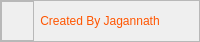
        <widget class="QFrame" name="credits_bar_2">
         <property name="maximumSize">
          <size>
           <width>16777215</width>
           <height>40</height>
          </size>
         </property>
         <property name="styleSheet">
          <string notr="true">background-color: none;</string>
         </property>
         <property name="frameShape">
          <enum>QFrame::StyledPanel</enum>
         </property>
         <property name="frameShadow">
          <enum>QFrame::Raised</enum>
         </property>
         <layout class="QHBoxLayout" name="horizontalLayout_8">
          <property name="leftMargin">
           <number>0</number>
          </property>
          <property name="topMargin">
           <number>0</number>
          </property>
          <property name="rightMargin">
           <number>0</number>
          </property>
          <property name="bottomMargin">
           <number>0</number>
          </property>
          <item>
           <widget class="QFrame" name="frame_41">
            <property name="frameShape">
             <enum>QFrame::StyledPanel</enum>
            </property>
            <property name="frameShadow">
             <enum>QFrame::Raised</enum>
            </property>
           </widget>
          </item>
          <item>
           <widget class="QLabel" name="label_2">
            <property name="minimumSize">
             <size>
              <width>0</width>
              <height>40</height>
             </size>
            </property>
            <property name="maximumSize">
             <size>
              <width>16777215</width>
              <height>40</height>
             </size>
            </property>
            <property name="styleSheet">
             <string notr="true">QLabel{
	font: 87 8pt &quot;Montserrat Black&quot;;
	text-align: center;
	color: rgb(255, 85, 0);
	background-color: rgba(255, 255, 255, 0);
}</string>
            </property>
            <property name="text">
             <string>Created By Jagannath</string>
            </property>
            <property name="alignment">
             <set>Qt::AlignCenter</set>
            </property>
           </widget>
          </item>
          <item>
           <widget class="QFrame" name="frame_grip">
            <property name="frameShape">
             <enum>QFrame::NoFrame</enum>
            </property>
            <property name="frameShadow">
             <enum>QFrame::Raised</enum>
            </property>
           </widget>
          </item>
         </layout>
        </widget>
